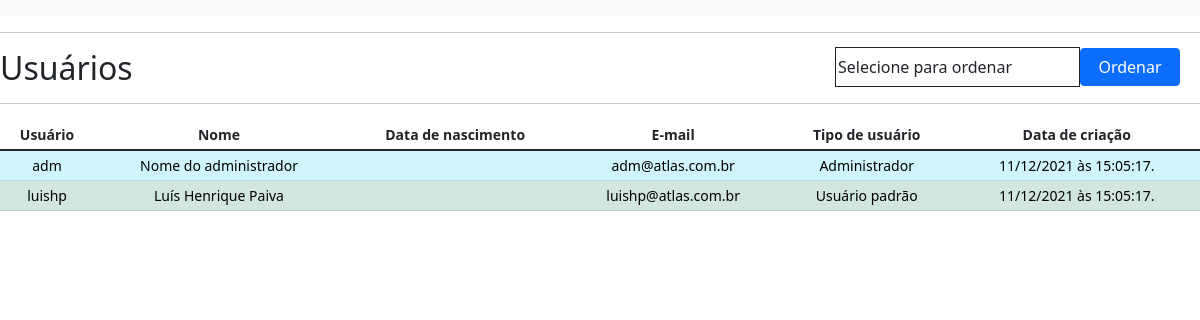
The app's page /relusuarios.php (signed in) with its own data.
### tables this page shows
CREATE TABLE usuario (
	id_usuario INT UNSIGNED PRIMARY KEY NOT NULL AUTO_INCREMENT,
	usuario VARCHAR(30) NOT NULL,
	nome VARCHAR (60),
	data_nascimento DATE,
	email VARCHAR(30),
	senha VARCHAR(255) NOT NULL,
	id_tipo_usuario SMALLINT,
	data_criacao TIMESTAMP NOT NULL,
	imagem LONGBLOB,
	FOREIGN KEY (id_tipo_usuario) REFERENCES tipo_usuario(id_tipo_usuario)
);

CREATE TABLE tipo_usuario (
	id_tipo_usuario SMALLINT PRIMARY KEY NOT NULL AUTO_INCREMENT,
	descricao VARCHAR(100)
);

### htdocs/consulta_rel_usuarios.php (called while the page is built, shortened)
<?php
    include('conexao.php');
    $ordenar = " ORDER BY ";
    if (isset($_GET['ordenar'])) {
        if ($_GET['ordenar'] == 'usuarioaz') {
            $ordenar .= "u.usuario ASC";
        } else if ($_GET['ordenar'] == 'usuarioza') {
            $ordenar .= "u.usuario DESC";
        } else if ($_GET['ordenar'] == 'nomeaz') {
            $ordenar .= "u.nome ASC";
        } else if ($_GET['ordenar'] == 'nomeza') {
            $ordenar .= "u.nome DESC";
        } else if ($_GET['ordenar'] == 'datanascimentor') {
            $ordenar .= "u.data_nascimento DESC";
        } else if ($_GET['ordenar'] == 'datanascimentoa') {
            $ordenar .= "u.data_nascimento ASC";
        } else if ($_GET['ordenar'] == 'tipousuario') {
            $ordenar .= "u.id_tipo_usuario ASC";
        } else if ($_GET['ordenar'] == 'datacriacaor') {
            $ordenar .= "u.data_criacao DESC";
        } else if ($_GET['ordenar'] == 'datacriacaoa') {
            $ordenar .= "u.data_criacao ASC";
        } else if ($_GET['ordenar'] == 'default') {
            $ordenar .= "u.id_usuario ASC";
        } else {
            $ordenar .= "u.id_usuario DESC";
        }
    } else {
        $ordenar = "";
    }
    $query = $conexao->query("SELECT
                                u.id_usuario,
                                u.usuario,
                                u.nome,
                                DATE_FORMAT(u.data_nascimento, '%d/%m/%Y ') data_nascimento,
                                u.email,
                                u.id_tipo_usuario,
                                DATE_FORMAT(u.data_criacao, '%d/%m/%Y às %H:%i:%s.') data_criacao,
                                t.descricao,
                                u.imagem
                            FROM
                                usuario u
                                INNER JOIN tipo_usuario t
                                on u.id_tipo_usuario = t.id_tipo_usuario
                                $ordenar");
?>

### htdocs/relusuarios.php (the view, shortened to what this page needs)
<?php
    include('consulta_rel_usuarios.php');
?>
<!DOCTYPE html>
<html lang="pt-br">
    <head>
        <link rel="stylesheet" href="css/bootstrap.css" type="text/css">
        <link rel="stylesheet" href="css/bootstrap.min.css" type="text/css">
        <link rel="stylesheet" href="css/dashboard.css">
        <link rel="stylesheet" href="css/all.css">
    </head>
    <body>
        <nav class="navbar navbar-light bg-light">
            <div class="container">
                <form action="" method="GET">
                    <div class="col-md-4">
                        <select name="ordenar" id="" class="form-control" style="position: absolute; width: 245px; top: 47px; right: 120px; border: 1px solid; height: 40px; padding: 2px;">
                        <option value="default" <?php if(isset($_GET['ordenar']) && $_GET['ordenar'] == "default") { echo "selected";} ?>>Selecione para ordenar</option>
                        </select>
                        <button type="submit" class="input-group-text btn btn-primary" id="basic-addon2" style="position: absolute; top: 48px; right: 20px; width: 100px;">Ordenar</button>
                    </div>
                </form>
            </div>
        </nav>
        <hr>
        <h2>Usuários</h2>
        <hr>
        <?php
            echo '<div class="table-responsive">
                    <table class="table table-sm">
                        <thead>
                            <tr>
                                <th class="centro" hidden>ID Usuário</th>
                                <th class="centro">Usuário</th>
                                <th class="centro">Nome</th>
                                <th class="centro">Data de nascimento</th>
                                <th class="centro">E-mail</th>
                                <th class="centro">Tipo de usuário</th>
                                <th class="centro">Data de criação</th>
                            </tr>
                        </thead>';
                while ($row = mysqli_fetch_array($query)) {
                    if ($row['id_tipo_usuario'] == 1) {
                        echo "<tr class='table-info'>";
                    } else {
                        echo "<tr class='table-success'>";
                    }
                        echo "<td class='centro'>" . $row['usuario'] . "</td>";
                        echo "<td class='centro'>" . $row['nome'] . "</td>";
                        echo "<td class='centro'>" . $row['data_nascimento'] . "</td>";
                        echo "<td class='centro'>" . $row['email'] . "</td>";
                        echo "<td class='centro'>" . $row['descricao'] . "</td>";
                        echo "<td class='centro'>" . $row['data_criacao'] . "</td>";
                    echo "</tr>";
                }
                echo "</table>";
            echo '</div>';
        ?>
    </body>
</html>

### htdocs/css/dashboard.css (style rules this page uses)
body { font-size: .875rem; }
.navbar .form-control { padding: .75rem 1rem; border-width: 0; border-radius: 0; }

### records on screen
usuario: usuario "adm", nome "Nome do administrador", email "adm@atlas.com.br", id_tipo_usuario.descricao "Administrador", data_criacao "11/12/2021 às 15:05:17."
usuario: usuario "luishp", nome "Luís Henrique Paiva", email "luishp@atlas.com.br", id_tipo_usuario.descricao "Usuário padrão", data_criacao "11/12/2021 às 15:05:17."
